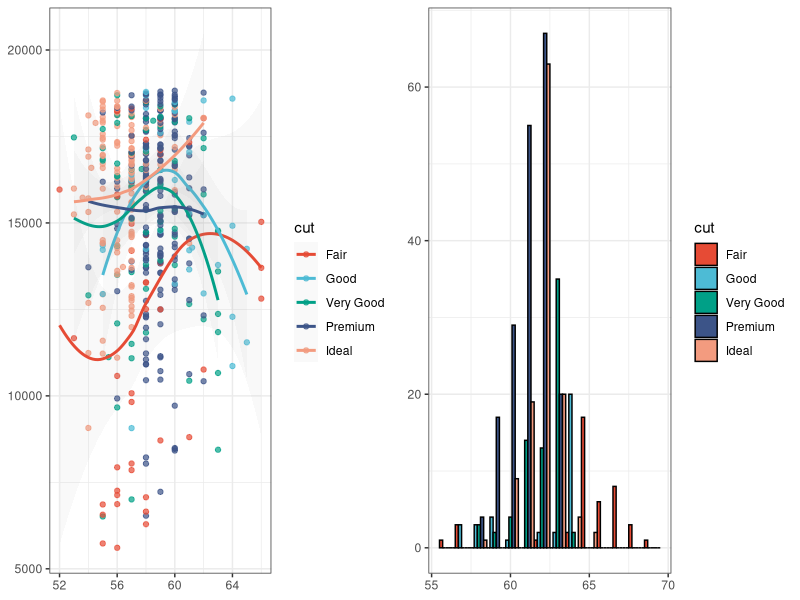
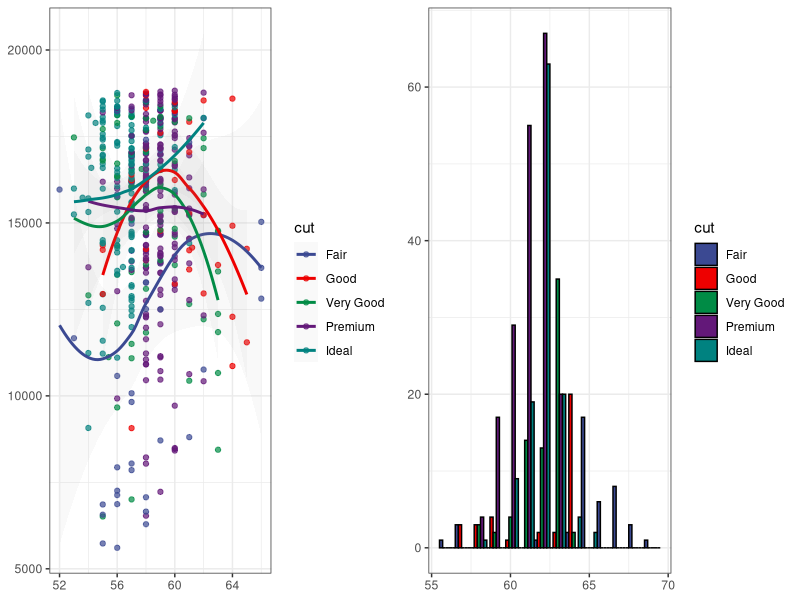
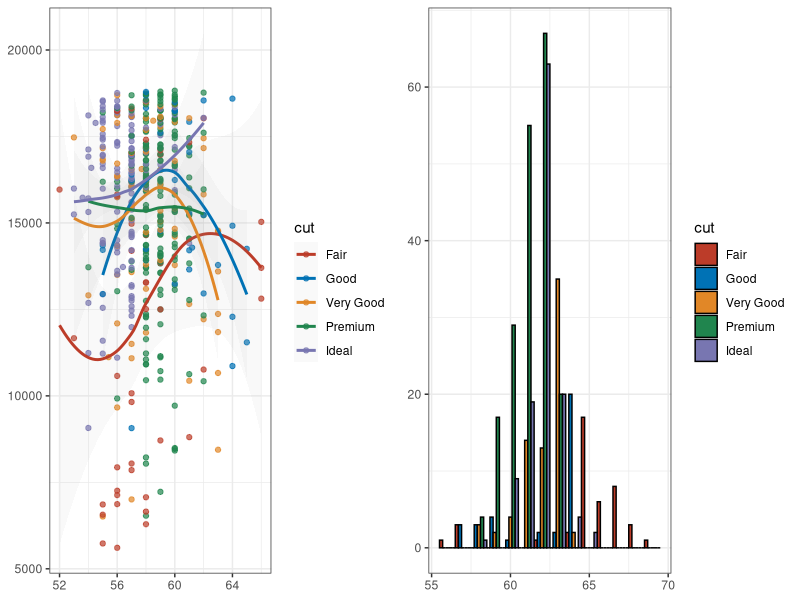
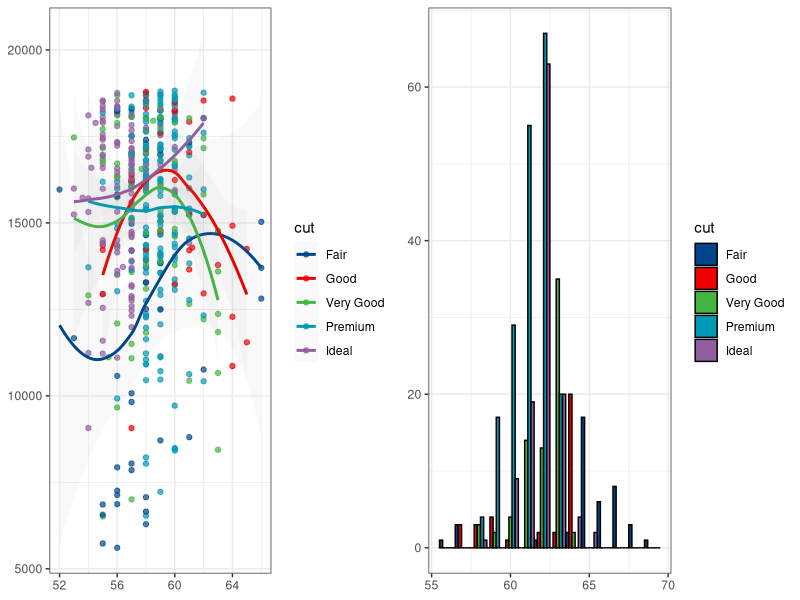
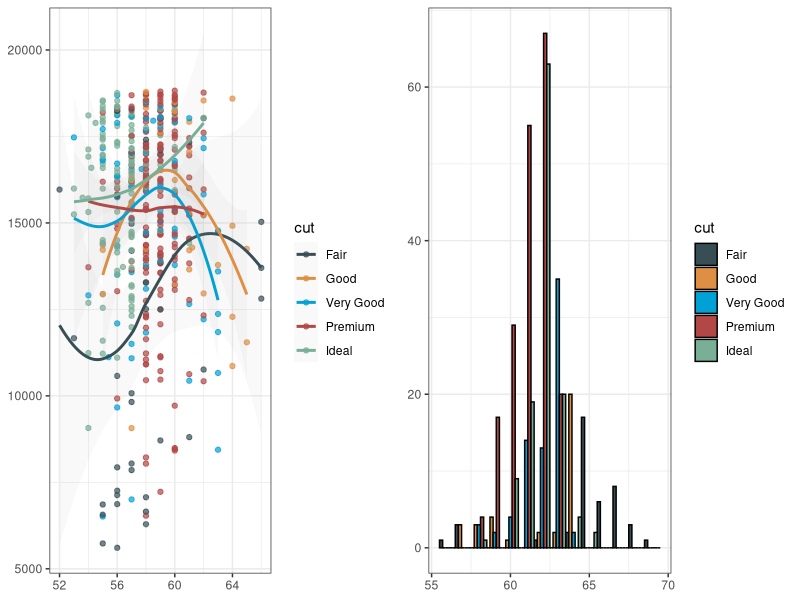
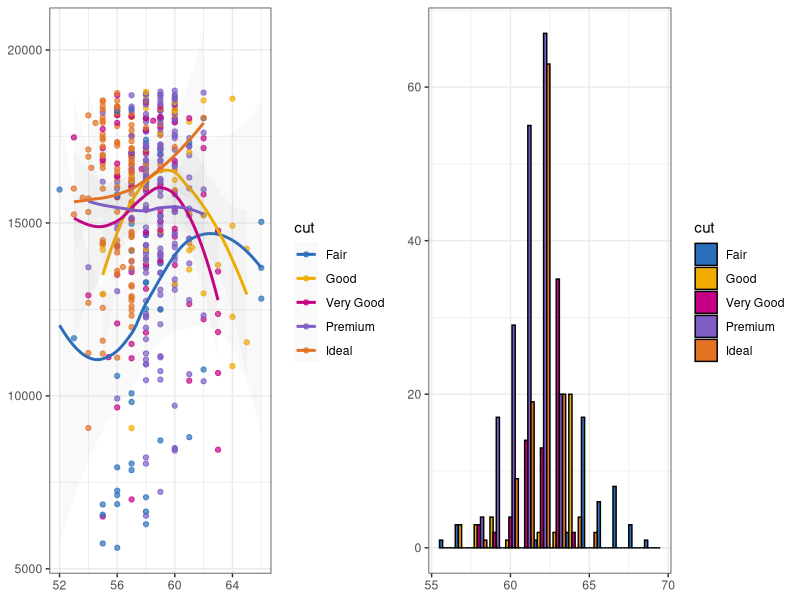
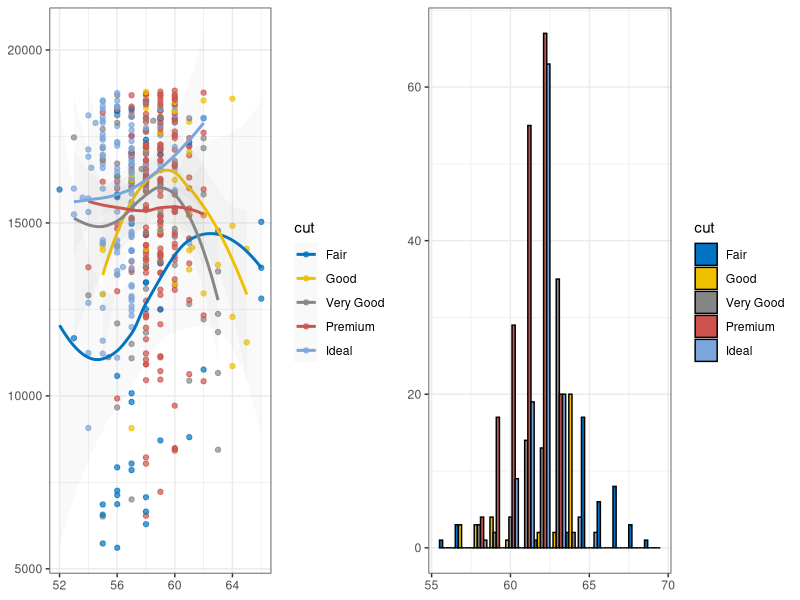
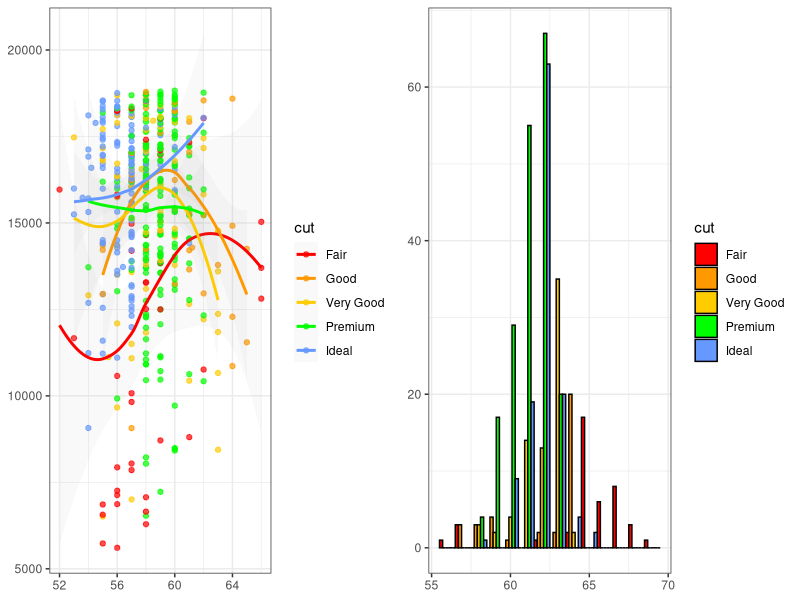

The R source for these figures, in order:
## ---- chunk 1
knitr::knit_hooks$set(pngquant = knitr::hook_pngquant)

knitr::opts_chunk$set(
  echo = FALSE,
  message = FALSE,
  fig.path = "man/figures/README-",
  collapse = TRUE,
  comment = "#>",
  dev = "ragg_png",
  dpi = 72,
  fig.retina = 2,
  fig.width = 10.6667,
  fig.height = 3.3334,
  fig.align = "center",
  out.width = "100%",
  pngquant = "--speed=1 --quality=50"
)
## ---- chunk 2
library("ggsci")
library("ggplot2")
library("gridExtra")

data("diamonds")

p1 <- ggplot(
  subset(diamonds, carat >= 2.2),
  aes(x = table, y = price, colour = cut)
) +
  geom_point(alpha = 0.7) +
  geom_smooth(method = "loess", alpha = 0.05, linewidth = 1, span = 1) +
  theme_bw() +
  theme(
    axis.title.x = element_blank(),
    axis.title.y = element_blank()
  )

p2 <- ggplot(
  subset(diamonds, carat > 2.2 & depth > 55 & depth < 70),
  aes(x = depth, fill = cut)
) +
  geom_histogram(colour = "black", binwidth = 1, position = "dodge") +
  theme_bw() +
  theme(
    axis.title.x = element_blank(),
    axis.title.y = element_blank()
  )
## ---- chunk 3
p1_npg <- p1 + scale_color_npg()
p2_npg <- p2 + scale_fill_npg()
grid.arrange(p1_npg, p2_npg, ncol = 2)
## ---- chunk 4
p1_aaas <- p1 + scale_color_aaas()
p2_aaas <- p2 + scale_fill_aaas()
grid.arrange(p1_aaas, p2_aaas, ncol = 2)
## ---- chunk 5
p1_nejm <- p1 + scale_color_nejm()
p2_nejm <- p2 + scale_fill_nejm()
grid.arrange(p1_nejm, p2_nejm, ncol = 2)
## ---- chunk 6
p1_lancet <- p1 + scale_color_lancet()
p2_lancet <- p2 + scale_fill_lancet()
grid.arrange(p1_lancet, p2_lancet, ncol = 2)
## ---- chunk 7
p1_jama <- p1 + scale_color_jama()
p2_jama <- p2 + scale_fill_jama()
grid.arrange(p1_jama, p2_jama, ncol = 2)
## ---- chunk 8
p1_bmj <- p1 + scale_color_bmj()
p2_bmj <- p2 + scale_fill_bmj()
grid.arrange(p1_bmj, p2_bmj, ncol = 2)
## ---- chunk 9
p1_jco <- p1 + scale_color_jco()
p2_jco <- p2 + scale_fill_jco()
grid.arrange(p1_jco, p2_jco, ncol = 2)
## ---- chunk 10
p1_ucscgb <- p1 + scale_color_ucscgb()
p2_ucscgb <- p2 + scale_fill_ucscgb()
grid.arrange(p1_ucscgb, p2_ucscgb, ncol = 2)
## ---- chunk 11
p1_d3 <- p1 + scale_color_d3()
p2_d3 <- p2 + scale_fill_d3()
grid.arrange(p1_d3, p2_d3, ncol = 2)
## ---- chunk 12
p1_observable <- p1 + scale_color_observable()
p2_observable <- p2 + scale_fill_observable()
grid.arrange(p1_observable, p2_observable, ncol = 2)
## ---- chunk 13
p1_locuszoom <- p1 + scale_color_locuszoom()
p2_locuszoom <- p2 + scale_fill_locuszoom()
grid.arrange(p1_locuszoom, p2_locuszoom, ncol = 2)
## ---- chunk 14
p1_igv <- p1 + scale_color_igv()
p2_igv <- p2 + scale_fill_igv()
grid.arrange(p1_igv, p2_igv, ncol = 2)
## ---- chunk 15
p1_cosmic_hallmarks_light <- p1 + scale_color_cosmic("hallmarks_light")
p2_cosmic_hallmarks_light <- p2 + scale_fill_cosmic("hallmarks_light")
grid.arrange(p1_cosmic_hallmarks_light, p2_cosmic_hallmarks_light, ncol = 2)

p1_cosmic_hallmarks_dark <- p1 + scale_color_cosmic("hallmarks_dark")
p2_cosmic_hallmarks_dark <- p2 + scale_fill_cosmic("hallmarks_dark")
grid.arrange(p1_cosmic_hallmarks_dark, p2_cosmic_hallmarks_dark, ncol = 2)

p1_cosmic_signature <- p1 + scale_color_cosmic("signature_substitutions")
p2_cosmic_signature <- p2 + scale_fill_cosmic("signature_substitutions")
grid.arrange(p1_cosmic_signature, p2_cosmic_signature, ncol = 2)
## ---- chunk 16
p1_uchicago <- p1 + scale_color_uchicago()
p2_uchicago <- p2 + scale_fill_uchicago()
grid.arrange(p1_uchicago, p2_uchicago, ncol = 2)
## ---- chunk 17
p1_startrek <- p1 + scale_color_startrek()
p2_startrek <- p2 + scale_fill_startrek()
grid.arrange(p1_startrek, p2_startrek, ncol = 2)
## ---- chunk 18
p1_tron <- p1 +
  theme_dark() +
  theme(
    panel.background = element_rect(fill = "#2D2D2D"),
    legend.key = element_rect(fill = "#2D2D2D"),
    axis.title.x = element_blank(), axis.title.y = element_blank()
  ) +
  scale_color_tron()
p2_tron <- p2 +
  theme_dark() +
  theme(
    panel.background = element_rect(fill = "#2D2D2D"),
    axis.title.x = element_blank(), axis.title.y = element_blank()
  ) +
  scale_fill_tron()

grid.arrange(p1_tron, p2_tron, ncol = 2)
## ---- chunk 19
p1_futurama <- p1 + scale_color_futurama()
p2_futurama <- p2 + scale_fill_futurama()
grid.arrange(p1_futurama, p2_futurama, ncol = 2)
## ---- chunk 20
p1_rickandmorty <- p1 + scale_color_rickandmorty()
p2_rickandmorty <- p2 + scale_fill_rickandmorty()
grid.arrange(p1_rickandmorty, p2_rickandmorty, ncol = 2)
## ---- chunk 21
p1_simpsons <- p1 + scale_color_simpsons()
p2_simpsons <- p2 + scale_fill_simpsons()
grid.arrange(p1_simpsons, p2_simpsons, ncol = 2)
## ---- chunk 22
p1_flatui <- p1 + scale_color_flatui()
p2_flatui <- p2 + scale_fill_flatui()
grid.arrange(p1_flatui, p2_flatui, ncol = 2)
## ---- chunk 23
p1_frontiers <- p1 + scale_color_frontiers()
p2_frontiers <- p2 + scale_fill_frontiers()
grid.arrange(p1_frontiers, p2_frontiers, ncol = 2)
## ---- chunk 24
data("mtcars")
cor <- cor(unname(mtcars))
cor_melt <- data.frame(
  Var1 = rep(seq_len(nrow(cor)), times = ncol(cor)),
  Var2 = rep(seq_len(ncol(cor)), each = nrow(cor)),
  value = as.vector(cor)
)

p3 <- ggplot(cor_melt, aes(x = Var1, y = Var2, fill = value)) +
  geom_tile(colour = "black", linewidth = 0.3) +
  theme_void() +
  theme(axis.title.x = element_blank(), axis.title.y = element_blank())
## ---- chunk 25
p3_gsea <- p3 + scale_fill_gsea()
p3_gsea_inv <- p3 + scale_fill_gsea(reverse = TRUE)
grid.arrange(p3_gsea, p3_gsea_inv, ncol = 2)
## ---- chunk 26
set.seed(42)
k <- 6
x <- diag(k)
x[upper.tri(x)] <- runif(sum(1:(k - 1)), 0, 1)
x_melt <- data.frame(
  Var1 = rep(seq_len(nrow(x)), times = ncol(x)),
  Var2 = rep(seq_len(ncol(x)), each = nrow(x)),
  value = as.vector(x)
)

p4 <- ggplot(x_melt, aes(x = Var1, y = Var2, fill = value)) +
  geom_tile(colour = "black", linewidth = 0.3) +
  scale_x_continuous(expand = c(0, 0)) +
  scale_y_continuous(expand = c(0, 0)) +
  theme_bw() +
  theme(
    legend.position = "none", plot.background = element_blank(),
    axis.line = element_blank(), axis.ticks = element_blank(),
    axis.text.x = element_blank(), axis.text.y = element_blank(),
    axis.title.x = element_blank(), axis.title.y = element_blank(),
    panel.background = element_blank(), panel.border = element_blank(),
    panel.grid.major = element_blank(), panel.grid.minor = element_blank()
  )
## ---- chunk 27
grid.arrange(
  p4 + scale_fill_bs5("blue"), p4 + scale_fill_bs5("indigo"),
  p4 + scale_fill_bs5("purple"), p4 + scale_fill_bs5("pink"),
  p4 + scale_fill_bs5("red"), p4 + scale_fill_bs5("orange"),
  p4 + scale_fill_bs5("yellow"), p4 + scale_fill_bs5("green"),
  p4 + scale_fill_bs5("teal"), p4 + scale_fill_bs5("cyan"),
  p4 + scale_fill_bs5("gray"),
  ncol = 8
)
## ---- chunk 28
grid.arrange(
  p4 + scale_fill_material("red"), p4 + scale_fill_material("pink"),
  p4 + scale_fill_material("purple"), p4 + scale_fill_material("deep-purple"),
  p4 + scale_fill_material("indigo"), p4 + scale_fill_material("blue"),
  p4 + scale_fill_material("light-blue"), p4 + scale_fill_material("cyan"),
  p4 + scale_fill_material("teal"), p4 + scale_fill_material("green"),
  p4 + scale_fill_material("light-green"), p4 + scale_fill_material("lime"),
  p4 + scale_fill_material("yellow"), p4 + scale_fill_material("amber"),
  p4 + scale_fill_material("orange"), p4 + scale_fill_material("deep-orange"),
  p4 + scale_fill_material("brown"), p4 + scale_fill_material("grey"),
  p4 + scale_fill_material("blue-grey"),
  ncol = 8
)
